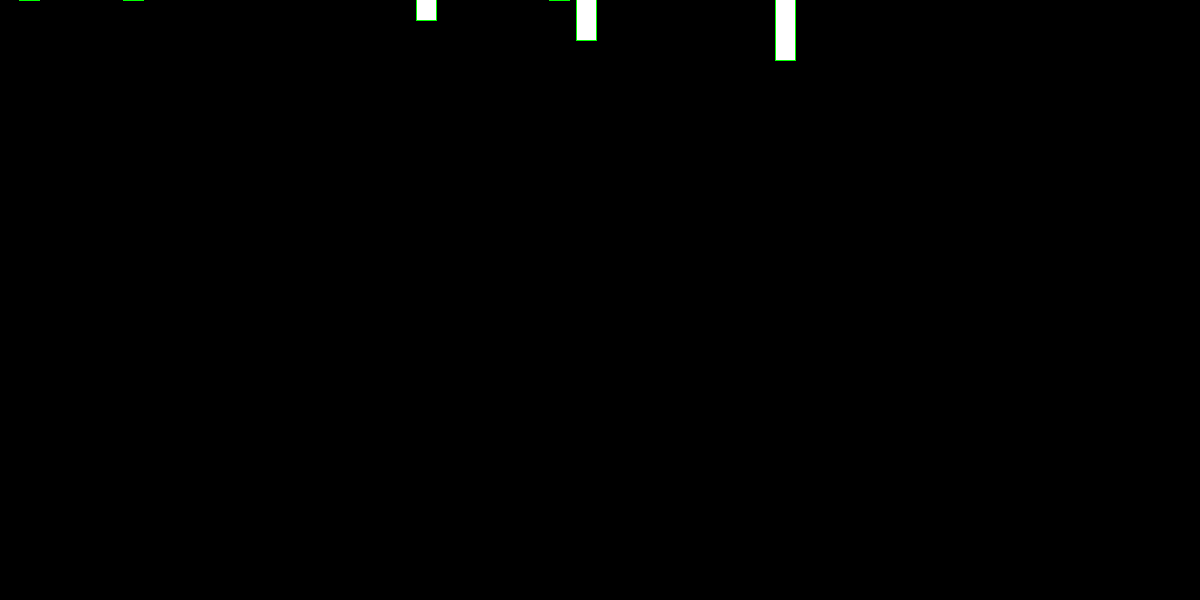
Frame 1 (no input)
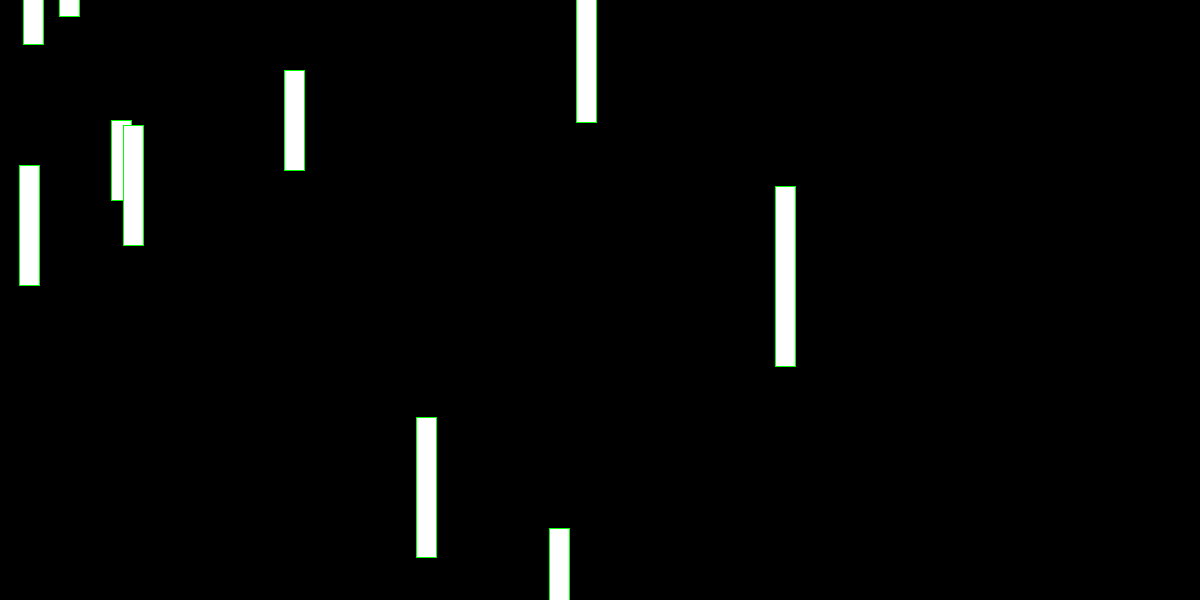
Frame 60 (the mouse pressed at the canvas centre just before this capture)
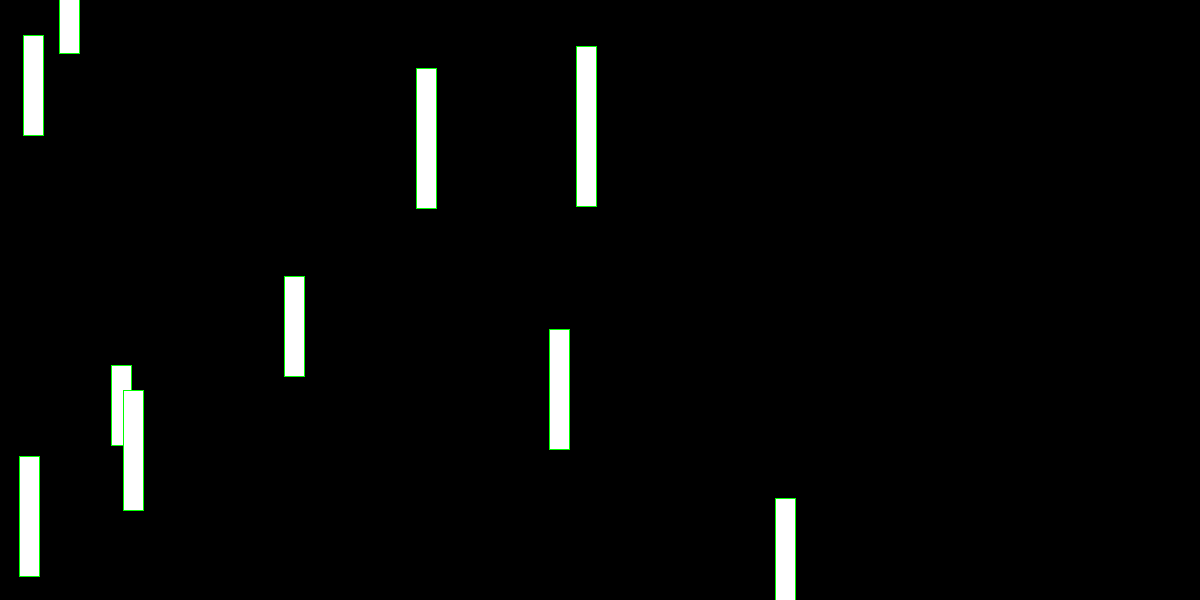
Frame 120 (the mouse held since frame 60 and released just before this capture)

The Processing sketch that drew these frames (run headless with seeded random() and noise(); from frame 60 on, the mouse is pressed at the canvas centre):

// Processing sketch: DigitalRain
// ── DigitalRain.pde
ArrayList<rain> drops;
void setup(){
  size(1200,600);
  drops = new ArrayList<rain>();
  for(int i = 0; i < 10; i++){
    drops.add(new rain());
    
  }
}
void draw(){
  background(0);
  for(int i = 0; i < drops.size(); i++){
    drops.get(i).show();
    drops.get(i).update();
  }
  
}

// ── rain.pde
class rain{
 PVector pos;
 PVector vel;
 int len;
 rain(){
    pos = new PVector(random(0,1200), -120, random(0,10)); 
    len = floor(random(4,10)) * 20;
 }
 void show(){
   stroke(0,255,0);
   //fill(0,255,0);
   rect(pos.x, pos.y, 20, len); 
 }
 void update(){
   
   if(pos.y > height + len + 1){
     pos.y = 0 - len - 1;
   }else{
     pos.y += pos.z*2;
   }
 }
  
}
